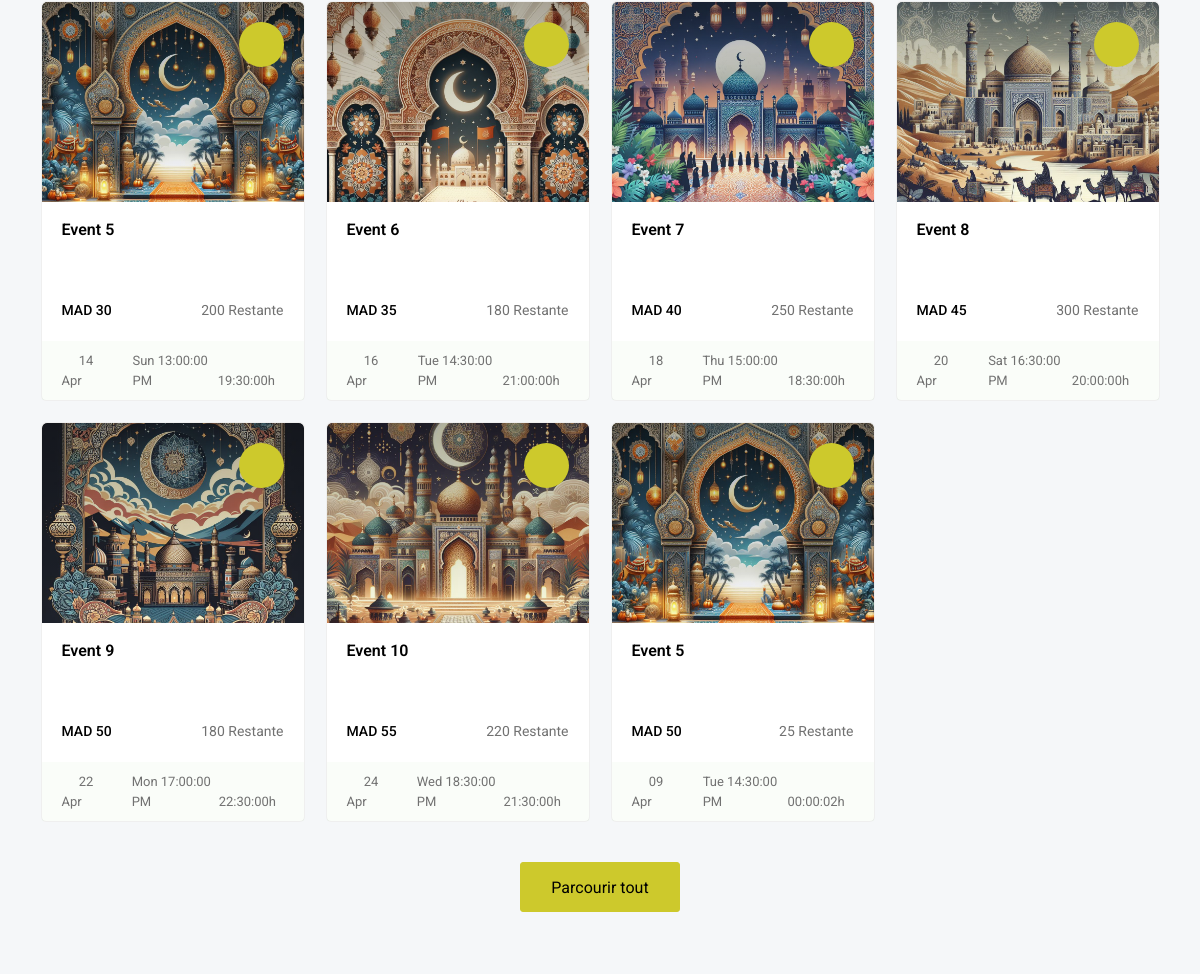
Before: / (middle part) with the older database file.
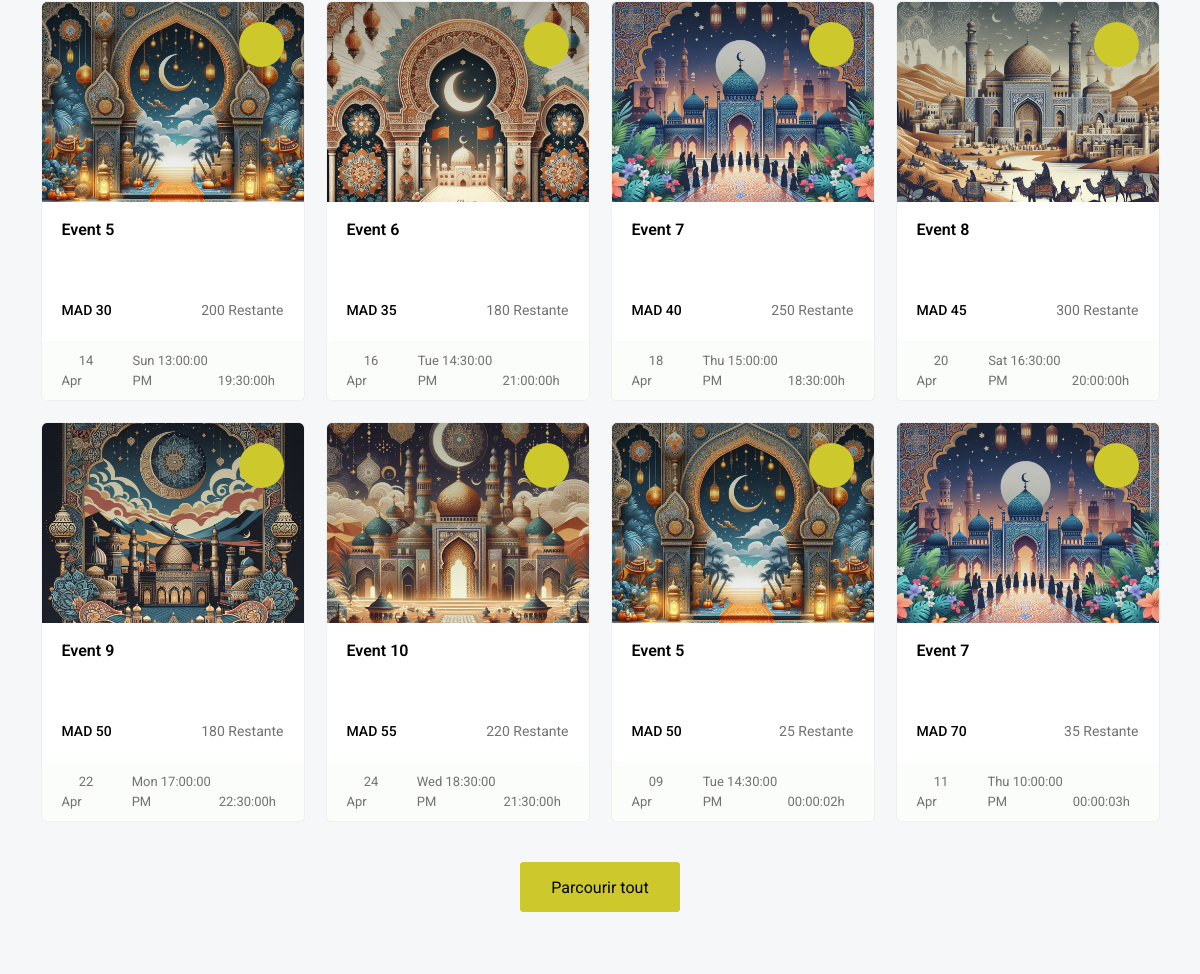
After: the same page with the newer database file.
### tables this page shows
CREATE TABLE `event` (
  `E_id` int(11) NOT NULL,
  `Titre` varchar(100) NOT NULL,
  `Description` varchar(200) NOT NULL,
  `Image` varchar(500) NOT NULL,
  `Heure_debut` time NOT NULL,
  `Date_debut` date NOT NULL,
  `Heure_fin` time NOT NULL,
  `Prix_ticket` float NOT NULL,
  `Nombre_tickets` int(11) NOT NULL,
  `Ville` varchar(30) NOT NULL,
  `Zip_code` varchar(30) NOT NULL,
  `Categorie_id` int(11) DEFAULT NULL,
  `User_id` int(11) NOT NULL,
  `adress1` varchar(200) NOT NULL,
  `adress2` varchar(200) NOT NULL
);

### index.php (the view, shortened to what this page needs)
<!DOCTYPE html>
<html lang="en" class="h-100">
<head>
	<link href='vendor/unicons-2.0.1/css/unicons.css' rel='stylesheet'>
	<link href="css/style.css" rel="stylesheet">
	<link href="css/responsive.css" rel="stylesheet">
	<link href="css/night-mode.css" rel="stylesheet">
	<link href="vendor/fontawesome-free/css/all.min.css" rel="stylesheet">
	<link href="vendor/OwlCarousel/assets/owl.carousel.css" rel="stylesheet">
	<link href="vendor/OwlCarousel/assets/owl.theme.default.min.css" rel="stylesheet">
	<link href="vendor/bootstrap/css/bootstrap.min.css" rel="stylesheet">
	<link href="vendor/bootstrap-select/dist/css/bootstrap-select.min.css" rel="stylesheet">
</head>
<body class="d-flex flex-column h-100">
	<div class="wrapper">
		<div class="explore-events p-80">
			<div class="container">
				<div class="row">
					<div class="col-xl-12 col-lg-12 col-md-12">
						<div class="event-filter-items">
							<div class="featured-controls">
								<?php
								require_once './connect/DataBase.php';
								$categoryId = $_GET['categorie_id'] ?? NULL;
								if (!is_null($categoryId)) {
									$sqlState = $connection->prepare("SELECT * FROM `event` WHERE Categorie_id=?");
									$sqlState->execute([$categoryId]);
									$events = $sqlState->fetchAll(PDO::FETCH_ASSOC);
								} else {
									$events = $connection->query("SELECT * FROM `event` limit 12 ")->fetchAll(PDO::FETCH_ASSOC);
								}
								?>
								<div class="row" data-ref="event-filter-content">
									<?php
									foreach ($events as $row) : ?>
										<div class="col-xl-3 col-lg-4 col-md-6 col-sm-12 mix arts concert workshops volunteer sports health_Wellness " data-ref="mixitup-target">
											<div class="main-card mt-4">
												<div class="event-thumbnail">
													<a href="venue_event_detail_view.php?event_id=<?php echo $row['E_id']; ?>" class="thumbnail-img">
														<img src="upload/images/<?php echo $row['Image']; ?>" alt="Event Image">
													</a>
													<span class="bookmark-icon" title="Bookmark"></span>
												</div>
												<div class="event-content">
													<a href="venue_event_detail_view.php?event_id=<?php echo $row['E_id']; ?>" class="event-title"><?php echo $row['Titre']; ?></a>
													<div class="duration-price-remaining">
														<span class="duration-price">MAD <?php echo $row['Prix_ticket']; ?></span>
														<span class="remaining"><i class="fa-solid fa-ticket fa-rotate-90"></i><?php echo $row['Nombre_tickets']; ?> Restante</span>
													</div>
												</div>
												<div class="event-footer">
													<div class="event-timing">
														<div class="publish-date">
															<span><i class="fa-solid fa-calendar-day me-2"></i><?php
																												$timestamp = strtotime($row['Date_debut']);
																												$day = date('d', $timestamp);
																												$monthAbbreviation = date('M', $timestamp);
																												echo "$day ";
																												echo "$monthAbbreviation";
																												?></span>
															<span class="dot"><i class="fa-solid fa-circle"></i></span>
															<span><?php
																	$timestamp = strtotime($row['Date_debut']);
																	$dayAbbreviation = date('D', $timestamp);
																	echo "$dayAbbreviation ";
																	?><?php echo $row['Heure_debut']; ?> PM</span>
														</div>
														<span class="publish-time"><i class="fa-solid fa-clock me-2"></i><?php echo $row['Heure_fin']; ?>h</span>
													</div>
												</div>
											</div>
										</div>
									<?php endforeach; ?>
								</div>
								<div class="browse-btn">
									<a href="explore_events.html" class="main-btn btn-hover "> Parcourir tout</a>
								</div>
							</div>
						</div>
					</div>
				</div>
			</div>
		</div>
</body>
</html>

Changed rows visible on the page:
added event: Image (picture), Titre "Event 7", Prix_ticket "70", Nombre_tickets "35", Date_debut "11", Date_debut "Apr", Date_debut "Thu", Heure_debut "10:00:00", Heure_fin "00:00:03"
